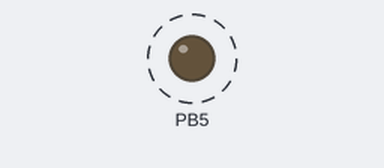
A program run on a simulated ATmega328P, built with avr-gcc and emulated at 16 MHz. Parts: output pins drawn as LEDs (lit = HIGH). Dashed ring = blinking.

Above: at 0.5 s.
Timing chart, 0 to 4.6 s (numbered marks = the images above):
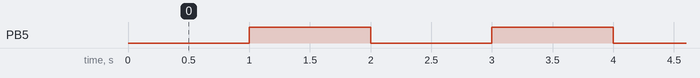

The program:

main.c
```c
/*
 * Interrupt_CTC.c
 *
 * Created: 06/12/2025 09:08:36
 * Author : user
 */

#include <avr/io.h>
#define F_CPU 16000000UL
#include <avr/interrupt.h>
uint16_t count=0;

ISR(TIMER0_COMPA_vect)
{

	count++;
	if(count >= 1000)
	{
		PORTB ^= (1<<PORTB5);
		count = 0;

	}
}

int main(void)
{
	DDRB|=(1<<DDB5);
	OCR0A=249;

	sei();
	TCNT0=0;
	TCCR0A&=~(1<<WGM00);//CTC Mode
	TCCR0A|=(1<<WGM01);
	TCCR0B|=(1<<CS00)|(1<<CS01);
	TCCR0B&=~(1<<CS02);
    TIMSK0 |= (1<<OCIE0A);

    while (1)
    {
    }
}
```

Measured:
- by itself, PB5: alternates HIGH for 1.0 s and LOW for 1.0 s
